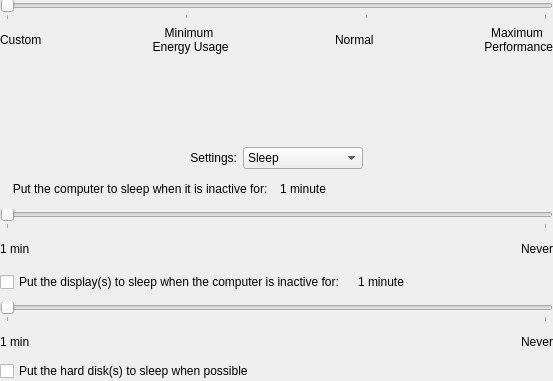
<?xml version="1.0" encoding="UTF-8"?>
<ui version="4.0">
 <class>EnergyUsageWidget</class>
 <widget class="QWidget" name="EnergyUsageWidget">
  <property name="geometry">
   <rect>
    <x>0</x>
    <y>0</y>
    <width>553</width>
    <height>381</height>
   </rect>
  </property>
  <property name="windowTitle">
   <string>Form</string>
  </property>
  <property name="styleSheet">
   <string notr="true"/>
  </property>
  <layout class="QVBoxLayout" name="verticalLayout_4">
   <property name="margin">
    <number>0</number>
   </property>
   <item>
    <layout class="QGridLayout" name="gridLayout">
     <item row="1" column="0">
      <widget class="QLabel" name="customLabel">
       <property name="maximumSize">
        <size>
         <width>49</width>
         <height>22</height>
        </size>
       </property>
       <property name="lineWidth">
        <number>1</number>
       </property>
       <property name="text">
        <string>Custom</string>
       </property>
       <property name="textFormat">
        <enum>Qt::AutoText</enum>
       </property>
       <property name="openExternalLinks">
        <bool>false</bool>
       </property>
      </widget>
     </item>
     <item row="0" column="0" colspan="7">
      <widget class="QSlider" name="energySaverSlider">
       <property name="sizePolicy">
        <sizepolicy hsizetype="Expanding" vsizetype="Fixed">
         <horstretch>0</horstretch>
         <verstretch>0</verstretch>
        </sizepolicy>
       </property>
       <property name="maximum">
        <number>3</number>
       </property>
       <property name="singleStep">
        <number>1</number>
       </property>
       <property name="pageStep">
        <number>1</number>
       </property>
       <property name="orientation">
        <enum>Qt::Horizontal</enum>
       </property>
       <property name="tickPosition">
        <enum>QSlider::TicksBelow</enum>
       </property>
       <property name="tickInterval">
        <number>1</number>
       </property>
      </widget>
     </item>
     <item row="1" column="4">
      <widget class="QLabel" name="normalLabel">
       <property name="text">
        <string>Normal</string>
       </property>
      </widget>
     </item>
     <item row="1" column="6">
      <widget class="QLabel" name="maximumPerformanceLabel">
       <property name="text">
        <string>Maximum
 Performance</string>
       </property>
       <property name="alignment">
        <set>Qt::AlignCenter</set>
       </property>
       <property name="wordWrap">
        <bool>true</bool>
       </property>
      </widget>
     </item>
     <item row="1" column="2">
      <widget class="QLabel" name="minimumEnergyLabel">
       <property name="text">
        <string>Minimum
 Energy Usage</string>
       </property>
       <property name="scaledContents">
        <bool>false</bool>
       </property>
       <property name="alignment">
        <set>Qt::AlignCenter</set>
       </property>
       <property name="wordWrap">
        <bool>true</bool>
       </property>
      </widget>
     </item>
     <item row="1" column="1">
      <spacer name="horizontalSpacer">
       <property name="orientation">
        <enum>Qt::Horizontal</enum>
       </property>
       <property name="sizeHint" stdset="0">
        <size>
         <width>40</width>
         <height>20</height>
        </size>
       </property>
      </spacer>
     </item>
     <item row="1" column="3">
      <spacer name="horizontalSpacer_2">
       <property name="orientation">
        <enum>Qt::Horizontal</enum>
       </property>
       <property name="sizeHint" stdset="0">
        <size>
         <width>40</width>
         <height>20</height>
        </size>
       </property>
      </spacer>
     </item>
     <item row="1" column="5">
      <spacer name="horizontalSpacer_5">
       <property name="orientation">
        <enum>Qt::Horizontal</enum>
       </property>
       <property name="sizeHint" stdset="0">
        <size>
         <width>40</width>
         <height>20</height>
        </size>
       </property>
      </spacer>
     </item>
    </layout>
   </item>
   <item>
    <spacer name="verticalSpacer">
     <property name="orientation">
      <enum>Qt::Vertical</enum>
     </property>
     <property name="sizeType">
      <enum>QSizePolicy::MinimumExpanding</enum>
     </property>
     <property name="sizeHint" stdset="0">
      <size>
       <width>20</width>
       <height>3</height>
      </size>
     </property>
    </spacer>
   </item>
   <item>
    <layout class="QHBoxLayout" name="horizontalLayout_3">
     <item>
      <spacer name="horizontalSpacer_7">
       <property name="orientation">
        <enum>Qt::Horizontal</enum>
       </property>
       <property name="sizeHint" stdset="0">
        <size>
         <width>40</width>
         <height>20</height>
        </size>
       </property>
      </spacer>
     </item>
     <item>
      <widget class="QLabel" name="sleepOptionsLabel">
       <property name="text">
        <string>Settings:</string>
       </property>
       <property name="alignment">
        <set>Qt::AlignRight|Qt::AlignTrailing|Qt::AlignVCenter</set>
       </property>
      </widget>
     </item>
     <item>
      <widget class="QComboBox" name="sleepOptionsComboBox">
       <property name="sizePolicy">
        <sizepolicy hsizetype="Fixed" vsizetype="Fixed">
         <horstretch>0</horstretch>
         <verstretch>0</verstretch>
        </sizepolicy>
       </property>
       <property name="minimumSize">
        <size>
         <width>120</width>
         <height>0</height>
        </size>
       </property>
       <item>
        <property name="text">
         <string>Sleep</string>
        </property>
       </item>
       <item>
        <property name="text">
         <string>Options</string>
        </property>
       </item>
      </widget>
     </item>
     <item>
      <spacer name="horizontalSpacer_6">
       <property name="orientation">
        <enum>Qt::Horizontal</enum>
       </property>
       <property name="sizeHint" stdset="0">
        <size>
         <width>40</width>
         <height>20</height>
        </size>
       </property>
      </spacer>
     </item>
    </layout>
   </item>
   <item>
    <widget class="QStackedWidget" name="sleepOptionsStackedWidget">
     <property name="sizePolicy">
      <sizepolicy hsizetype="Preferred" vsizetype="Preferred">
       <horstretch>0</horstretch>
       <verstretch>0</verstretch>
      </sizepolicy>
     </property>
     <property name="currentIndex">
      <number>0</number>
     </property>
     <widget class="QWidget" name="sleepOptionsStackedWidgetPage1">
      <layout class="QVBoxLayout" name="verticalLayout">
       <property name="margin">
        <number>0</number>
       </property>
       <item>
        <layout class="QVBoxLayout" name="verticalLayout_7">
         <item>
          <layout class="QHBoxLayout" name="horizontalLayout_13">
           <item>
            <widget class="QLabel" name="label_15">
             <property name="text">
              <string>Put the computer to sleep when it is inactive for:  </string>
             </property>
             <property name="alignment">
              <set>Qt::AlignRight|Qt::AlignTrailing|Qt::AlignVCenter</set>
             </property>
            </widget>
           </item>
           <item>
            <widget class="QLabel" name="computerSleepTimeLabel">
             <property name="minimumSize">
              <size>
               <width>100</width>
               <height>0</height>
              </size>
             </property>
             <property name="text">
              <string>1 minute</string>
             </property>
            </widget>
           </item>
          </layout>
         </item>
         <item>
          <widget class="QSlider" name="computerSleepTimer">
           <property name="minimum">
            <number>1</number>
           </property>
           <property name="maximum">
            <number>181</number>
           </property>
           <property name="orientation">
            <enum>Qt::Horizontal</enum>
           </property>
           <property name="tickPosition">
            <enum>QSlider::TicksBelow</enum>
           </property>
           <property name="tickInterval">
            <number>180</number>
           </property>
          </widget>
         </item>
         <item>
          <layout class="QGridLayout" name="gridLayout_2">
           <item row="0" column="0">
            <widget class="QLabel" name="oneMinLabel">
             <property name="text">
              <string>1 min</string>
             </property>
            </widget>
           </item>
           <item row="0" column="2">
            <spacer name="horizontalSpacer_9">
             <property name="orientation">
              <enum>Qt::Horizontal</enum>
             </property>
             <property name="sizeHint" stdset="0">
              <size>
               <width>40</width>
               <height>20</height>
              </size>
             </property>
            </spacer>
           </item>
           <item row="0" column="3">
            <widget class="QLabel" name="neverLabel">
             <property name="text">
              <string>Never</string>
             </property>
            </widget>
           </item>
          </layout>
         </item>
        </layout>
       </item>
       <item>
        <layout class="QVBoxLayout" name="verticalLayout_8">
         <item>
          <layout class="QHBoxLayout" name="horizontalLayout_16">
           <item>
            <widget class="QCheckBox" name="displaySleepCheckBox">
             <property name="text">
              <string>Put the display(s) to sleep when the computer is inactive for:  </string>
             </property>
            </widget>
           </item>
           <item>
            <widget class="QLabel" name="displaySleepLabel">
             <property name="sizePolicy">
              <sizepolicy hsizetype="Preferred" vsizetype="Preferred">
               <horstretch>0</horstretch>
               <verstretch>0</verstretch>
              </sizepolicy>
             </property>
             <property name="minimumSize">
              <size>
               <width>100</width>
               <height>0</height>
              </size>
             </property>
             <property name="text">
              <string>1 minute</string>
             </property>
            </widget>
           </item>
          </layout>
         </item>
         <item>
          <widget class="QSlider" name="displaySleepTimer">
           <property name="minimum">
            <number>1</number>
           </property>
           <property name="maximum">
            <number>181</number>
           </property>
           <property name="orientation">
            <enum>Qt::Horizontal</enum>
           </property>
           <property name="tickPosition">
            <enum>QSlider::TicksBelow</enum>
           </property>
           <property name="tickInterval">
            <number>180</number>
           </property>
          </widget>
         </item>
         <item>
          <layout class="QGridLayout" name="gridLayout_3">
           <item row="0" column="0">
            <widget class="QLabel" name="oneMinLabel_2">
             <property name="text">
              <string>1 min</string>
             </property>
            </widget>
           </item>
           <item row="0" column="2">
            <spacer name="horizontalSpacer_16">
             <property name="orientation">
              <enum>Qt::Horizontal</enum>
             </property>
             <property name="sizeHint" stdset="0">
              <size>
               <width>40</width>
               <height>20</height>
              </size>
             </property>
            </spacer>
           </item>
           <item row="0" column="3">
            <widget class="QLabel" name="neverLabel_2">
             <property name="text">
              <string>Never</string>
             </property>
            </widget>
           </item>
          </layout>
         </item>
        </layout>
       </item>
       <item>
        <widget class="QCheckBox" name="hardDiskSleepCheckBox">
         <property name="text">
          <string>Put the hard disk(s) to sleep when possible</string>
         </property>
        </widget>
       </item>
      </layout>
     </widget>
     <widget class="QWidget" name="sleepOptionsStackedWidgetPage2">
      <layout class="QVBoxLayout" name="verticalLayout_2">
       <property name="margin">
        <number>0</number>
       </property>
       <item>
        <layout class="QVBoxLayout" name="wakeOptionsVerticalLayout">
         <item>
          <widget class="QLabel" name="wakeOptionsLabel">
           <property name="text">
            <string>Wake Options</string>
           </property>
          </widget>
         </item>
         <item>
          <layout class="QHBoxLayout" name="horizontalLayout">
           <item>
            <spacer name="horizontalSpacer_3">
             <property name="orientation">
              <enum>Qt::Horizontal</enum>
             </property>
             <property name="sizeType">
              <enum>QSizePolicy::Fixed</enum>
             </property>
             <property name="sizeHint" stdset="0">
              <size>
               <width>40</width>
               <height>20</height>
              </size>
             </property>
            </spacer>
           </item>
           <item>
            <layout class="QVBoxLayout" name="verticalLayout_3">
             <item>
              <widget class="QCheckBox" name="modemWakeCheckBox">
               <property name="text">
                <string>Wake when the modem detects a ring</string>
               </property>
              </widget>
             </item>
             <item>
              <widget class="QCheckBox" name="ethernetWakeCheckBox">
               <property name="text">
                <string>Wake for Ethernet network administrator access</string>
               </property>
              </widget>
             </item>
             <item>
              <widget class="QCheckBox" name="powerButtonSleepCheckBox">
               <property name="text">
                <string>Allow power button to sleep the computer</string>
               </property>
              </widget>
             </item>
            </layout>
           </item>
          </layout>
         </item>
        </layout>
       </item>
       <item>
        <layout class="QVBoxLayout" name="otherOptionsVerticalLayout">
         <item>
          <widget class="QLabel" name="label_2">
           <property name="text">
            <string>Other Options</string>
           </property>
          </widget>
         </item>
         <item>
          <layout class="QHBoxLayout" name="horizontalLayout_2">
           <item>
            <spacer name="horizontalSpacer_4">
             <property name="orientation">
              <enum>Qt::Horizontal</enum>
             </property>
             <property name="sizeType">
              <enum>QSizePolicy::Fixed</enum>
             </property>
             <property name="sizeHint" stdset="0">
              <size>
               <width>40</width>
               <height>20</height>
              </size>
             </property>
            </spacer>
           </item>
           <item>
            <widget class="QCheckBox" name="restartPowerFailureCheckBox">
             <property name="text">
              <string>Restart automatically after power failure</string>
             </property>
            </widget>
           </item>
          </layout>
         </item>
        </layout>
       </item>
       <item>
        <layout class="QHBoxLayout" name="processorPerformanceHBoxLayout">
         <item>
          <widget class="QLabel" name="processorPerformanceLabel">
           <property name="text">
            <string>Processor performance:</string>
           </property>
           <property name="alignment">
            <set>Qt::AlignRight|Qt::AlignTrailing|Qt::AlignVCenter</set>
           </property>
          </widget>
         </item>
         <item>
          <widget class="QComboBox" name="processorPerformanceComboBox">
           <item>
            <property name="text">
             <string>Highest</string>
            </property>
           </item>
           <item>
            <property name="text">
             <string>Automatic</string>
            </property>
           </item>
           <item>
            <property name="text">
             <string>Reduced</string>
            </property>
           </item>
          </widget>
         </item>
        </layout>
       </item>
       <item>
        <spacer name="verticalSpacer_3">
         <property name="orientation">
          <enum>Qt::Vertical</enum>
         </property>
         <property name="sizeHint" stdset="0">
          <size>
           <width>20</width>
           <height>40</height>
          </size>
         </property>
        </spacer>
       </item>
      </layout>
     </widget>
    </widget>
   </item>
  </layout>
 </widget>
 <resources/>
 <connections/>
</ui>
